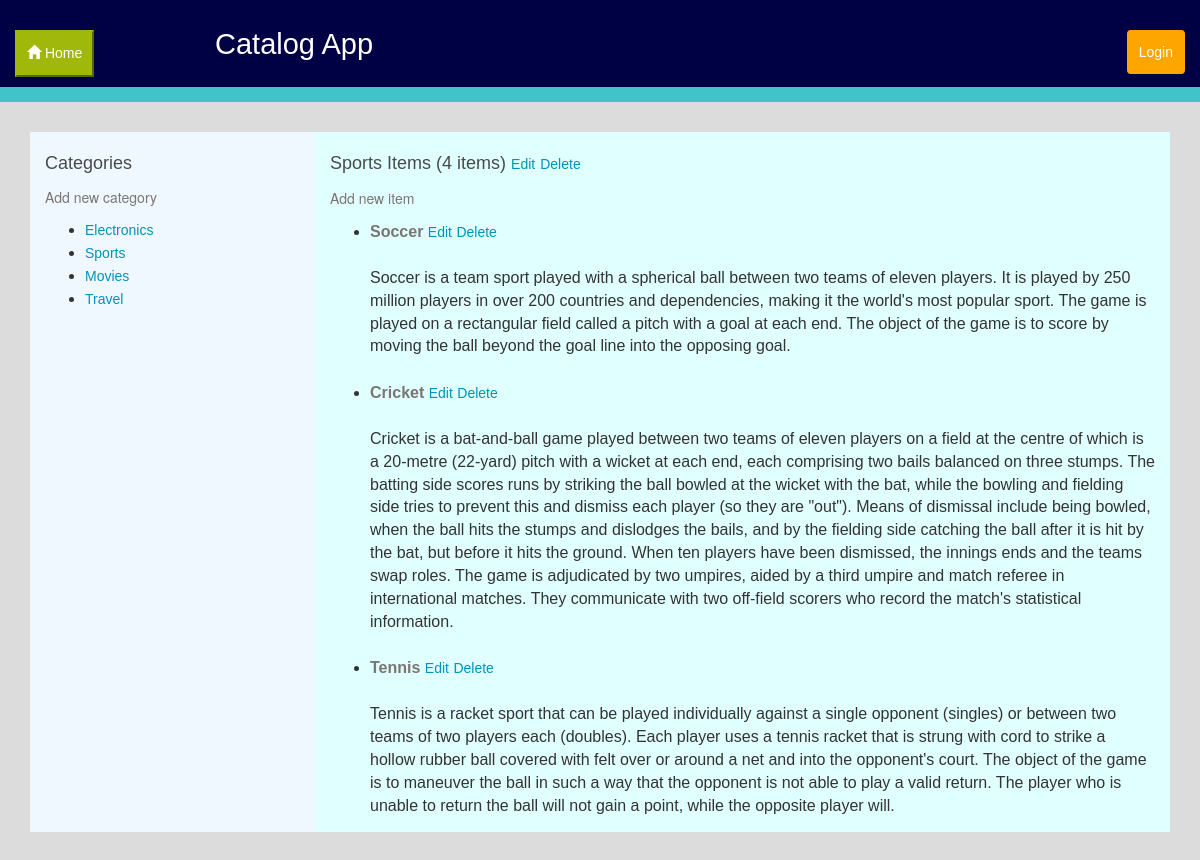
Screenshot of /categories/2/items/ with the database file from the repository.
### database_setup.py (models this page shows, shortened)
class Category(Base):
    __tablename__ = 'category'
    id = Column(Integer, primary_key=True)
    name = Column(String(250), nullable=False)
    user_id = Column(Integer, ForeignKey('user.id'))
    user = relationship(User)

class Item(Base):
    __tablename__ = 'item'
    name = Column(String(80), nullable=False)
    id = Column(Integer, primary_key=True)
    description = Column(String(250))
    category_id = Column(Integer, ForeignKey('category.id'))
    category = relationship(Category,
                            backref=backref("children",
                                            cascade="all, delete-orphan")
                            )
    user_id = Column(Integer, ForeignKey('user.id'))
    user = relationship(User)

### finalProject.py (the view)
@app.route('/categories/<int:category_id>/')
@app.route('/categories/<int:category_id>/items/')
def showItems(category_id):
    category = session.query(Category).filter_by(id=category_id).one()
    items = session.query(Item).filter_by(category_id=category.id)
    categories = session.query(Category)
    return render_template('Items.html', category=category,
                           categories=categories, items=items)

### templates/Items.html (shortened to what this page needs)
{% extends "main.html" %}
{% block content %}
    <div class="row main-section padding-top padding-bottom margin-right margin-left margin-top">
        <div class="col-md-3">
            <h3>Categories</h3><a href = {{url_for("newCategory")}}><p>Add new category</p></a>
            {% if categories != []%}
                <ul>
                {% for i in categories %}
                    <li><a href = {{url_for("showItems", category_id=i.id)}}>{{i.name}}</a></li>
                {% endfor %}
                </ul>
            {% else %}
                <p>You currently have no categories</p>
            {% endif %}
        </div>
        <div class="col-md-9">
            <h3>{{category.name}} Items ({{items.count()}} items) <a href = {{url_for("editCategory", category_id=category.id)}}>Edit</a> <a href = {{url_for("deleteCategory", category_id=category.id)}}>Delete</a> </h3>
            <a href = {{url_for("newItem",category_id = category.id)}}><p>Add new item</p></a>
            {% if items != []%}
                <ul>
                {% for i in items %}
                    <li><strong>{{i.name}} </strong><a href = {{ url_for('editItem',category_id = category.id, item_id=i.id)}}>Edit</a> <a href = {{ url_for('deleteItem',category_id = category.id, item_id=i.id)}}>Delete</a></br></br>{{i.description}}</br></br></li>
                {% endfor %}
                </ul>
            {% endif %}
        </div>
    </div>
{% endblock %}

### static/styles.css (style rules this page uses)
* { box-sizing: border-box; }
body { font-family: Arial, Helvetica, sans-serif; }
p { font-family: "Helvetica Neue", Roboto, Helvetica, Arial, sans-serif; font-size: 16px; color: #7B7573; line-height: 24px; font-weight: 400; }
a { font-size: 14px; color: #0093B9; line-height: 23px; }
.main-section { padding-top: 30px; padding-bottom: 10px; background-color: grey; height:700px; }
h3 { font-size: 18px; color: #4A4A4A; line-height: 23px; }
p { font-family: "Helvetica Neue", Roboto, Helvetica, Arial, sans-serif; font-size: 14px; color: #7B7573; line-height: 24px; font-weight: 400; }
strong { font-size: 16px; color: #7B7573; line-height: 24px; }
li { font-size: 16px; }
body { background-color: gainsboro; }
.row { margin:auto; }
.padding-top { padding-top: 0px; }
.padding-bottom { padding-bottom: 30px; }
.margin-top { margin-top: 30px; }
.margin-right { margin-right: 30px; }
.margin-left { margin-left: 30px; }
.col-md-3 { background-color: aliceblue; height: 700px; overflow: scroll; }
.col-md-9 { background-color: lightcyan; height: 700px; overflow: scroll; }

### rows the page displays
Category: name "Electronics"
Category: name "Sports"
Category: name "Movies"
Category: name "Travel"
Item: name "Soccer", description "Soccer is a team sport played with a spherical ball between two teams of eleven players. It is played by 250 million players in over 200 countries and dependencies, making it the world's most popular sport. The game is played on a rectangular field called a pitch with a goal at each end. The object of the game is to score by moving the ball beyond the goal line into the opposing goal."
Item: name "Cricket", description "Cricket is a bat-and-ball game played between two teams of eleven players on a field at the centre of which is a 20-metre (22-yard) pitch with a wicket at each end, each comprising two bails balanced on three stumps. The batting side scores runs by striking the ball bowled at the wicket with the bat, while the bowling and fielding side tries to prevent this and dismiss each player (so they are \"out\"). Means of dismissal include being bowled, when the ball hits the stumps and dislodges the bails, and by the fielding side catching the ball after it is hit by the bat, but before it hits the ground. When ten players have been dismissed, the innings ends and the teams swap roles. The game is…"
Item: name "Tennis", description "Tennis is a racket sport that can be played individually against a single opponent (singles) or between two teams of two players each (doubles). Each player uses a tennis racket that is strung with cord to strike a hollow rubber ball covered with felt over or around a net and into the opponent's court. The object of the game is to maneuver the ball in such a way that the opponent is not able to play a valid return. The player who is unable to return the ball will not gain a point, while the opposite player will."

### other values shown
{{ items.count() }} "4"
